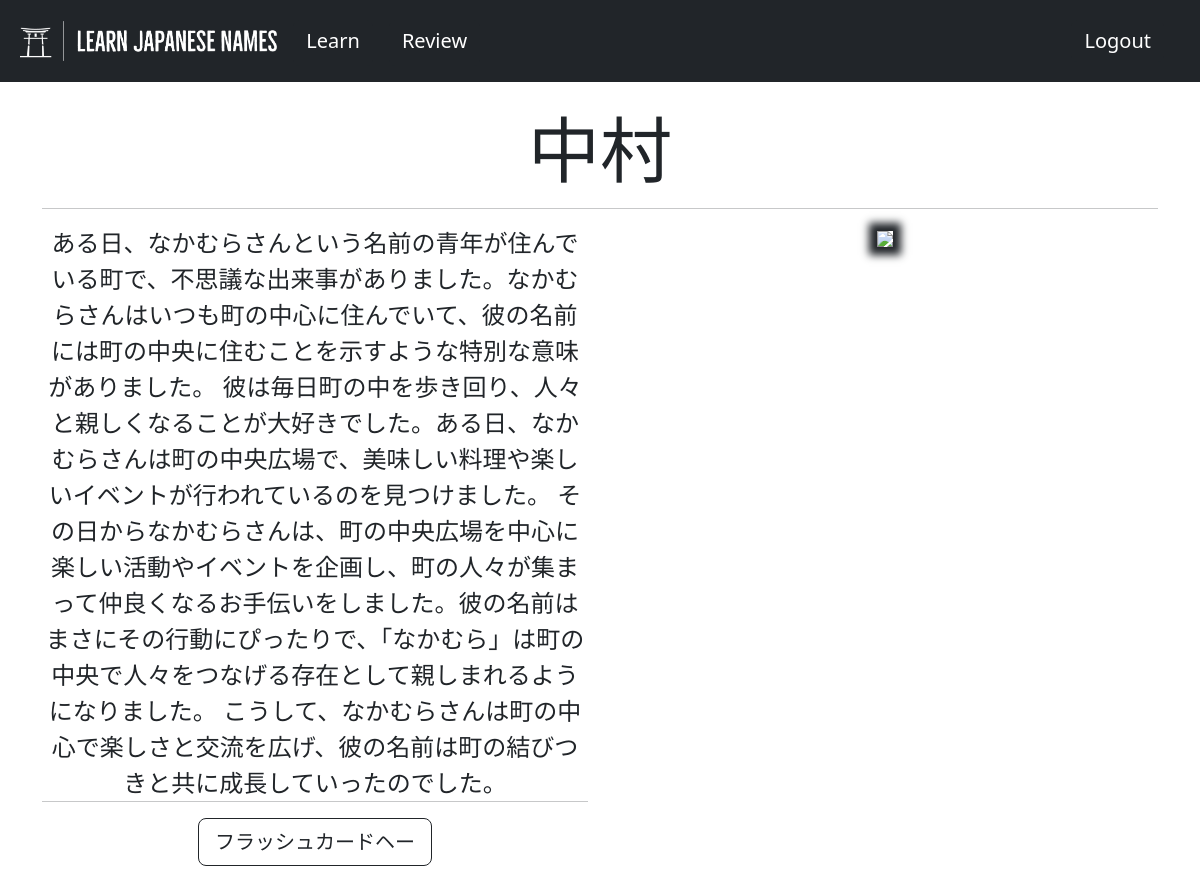
Screenshot of /story/ (signed in) with the database file from the repository.
### flashcards/models.py (models this page shows, shortened)
class Flashcard(models.Model):
    kanji = models.CharField(max_length=10)
    hiragana = models.CharField(max_length=100)
    surname = models.BooleanField(default=False)
    story = models.TextField()
    image = models.CharField(max_length=20)

### flashcards/views.py (the view)
# urls.py: path("story/", views.story, name="story"),
@login_required(login_url="/login")
def story(request):
    if not Deck.objects.filter(user=request.user):
        user_deck = Deck(user=request.user)
        user_deck.save()
    else:
        user_deck = Deck.objects.filter(user=request.user).first()
    try:
        flashcard = Flashcard.objects.exclude(deck=user_deck.id).order_by("id").first()
    except:
        flashcard = Flashcard.objects.get(id=1)
    if not flashcard:
        return render(
            request,
            "flashcards/story.html",
            {"flashcard": flashcard},
        )
    story_image = flashcard.image
    image_path = f"flashcards/images/{story_image}"
    return render(
        request,
        "flashcards/story.html",
        {"flashcard": flashcard, "image_path": image_path},
    )

### flashcards/templates/flashcards/story.html (shortened to what this page needs)
{% extends 'flashcards/base.html' %}
{% block content %}
{% load static %}
<div class="container">
{% if flashcard %}
    <div class="text-center">
    <br>
    <h2 class="display-2">{{ flashcard.kanji }}</h2>
    <hr>
        <div class="row">
            <div class="col d-flex flex-column" style="overflow-y: auto">
                <p class="lead mb-auto" style="font-size: 1.5em;">{{ flashcard.story|linebreaksbr }}</p>
                <hr class="mt-auto">
            </div>
            <div class="col">
                <img src="{% static image_path %}" class="img-fluid" style="box-shadow: 0 0 8px 8px;">
            </div>
        </div>
        <div class="row">
            <div class="col-6">
                <a class="btn btn-outline-dark btn-lg mb-3" href="{% url 'learn' %}">フラッシュカードヘー</a>
            </div>
        </div>
    </div>
{% endif %}
</div>
{% endblock %}

### flashcards/static/flashcards/css/custom.css (style rules this page uses)
a { text-decoration: none; color: white; }

### rows the page displays
Flashcard: kanji "中村", story "ある日、なかむらさんという名前の青年が住んでいる町で、不思議な出来事がありました。なかむらさんはいつも町の中心に住んでいて、彼の名前には町の中央に住むことを示すような特別な意味がありました。 彼は毎日町の中を歩き回り、人々と親しくなることが大好きでした。ある日、なかむらさんは町の中央広場で、美味しい料理や楽しいイベントが行われているのを見つけました。 その日からなかむらさんは、町の中央広場を中心に楽しい活動やイベントを企画し、町の人々が集まって仲良くなるお手伝いをしました。彼の名前はまさにその行動にぴったりで、「なかむら」は町の中央で人々をつなげる存在として親しまれるようになりました。 こうして、なかむらさんは町の中心で楽しさと交流を広げ、彼の名前は町の結びつきと共に成長していったのでした。"
